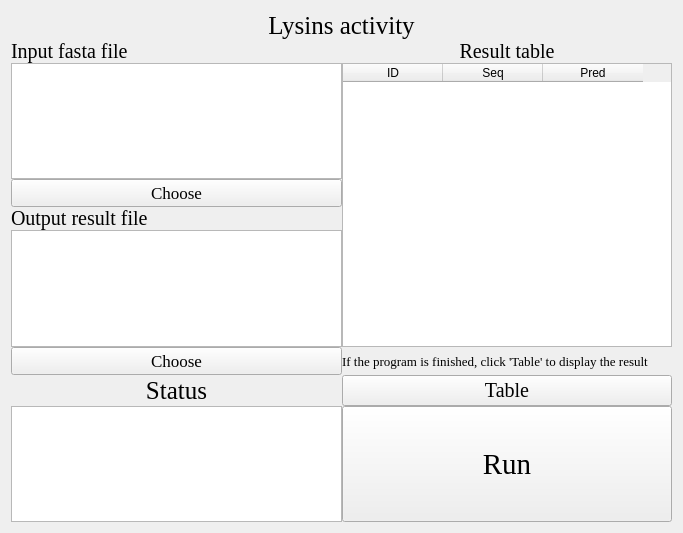
<?xml version="1.0" encoding="UTF-8"?>
<ui version="4.0">
 <class>Form</class>
 <widget class="QWidget" name="Form">
  <property name="geometry">
   <rect>
    <x>0</x>
    <y>0</y>
    <width>683</width>
    <height>533</height>
   </rect>
  </property>
  <property name="windowTitle">
   <string>Form</string>
  </property>
  <property name="styleSheet">
   <string notr="true">background-image: url(D:/tools/Pycharm/pyqt/logo/green_back.png);</string>
  </property>
  <layout class="QGridLayout" name="gridLayout_6">
   <item row="0" column="0">
    <layout class="QGridLayout" name="gridLayout">
     <property name="spacing">
      <number>0</number>
     </property>
     <item row="2" column="0">
      <widget class="QTextBrowser" name="textBrowser_2">
       <property name="styleSheet">
        <string notr="true">background-image: url(D:/Documents/Desktop/white.png)</string>
       </property>
      </widget>
     </item>
     <item row="1" column="0">
      <widget class="QLabel" name="label_2">
       <property name="font">
        <font>
         <family>Times New Roman</family>
         <pointsize>15</pointsize>
        </font>
       </property>
       <property name="text">
        <string>Input fasta file</string>
       </property>
       <property name="alignment">
        <set>Qt::AlignLeading|Qt::AlignLeft|Qt::AlignVCenter</set>
       </property>
      </widget>
     </item>
     <item row="0" column="0" colspan="2">
      <widget class="QLabel" name="label">
       <property name="font">
        <font>
         <family>Times New Roman</family>
         <pointsize>19</pointsize>
        </font>
       </property>
       <property name="text">
        <string>Lysins activity</string>
       </property>
       <property name="alignment">
        <set>Qt::AlignCenter</set>
       </property>
      </widget>
     </item>
     <item row="4" column="0">
      <widget class="QLabel" name="label_3">
       <property name="font">
        <font>
         <family>Times New Roman</family>
         <pointsize>15</pointsize>
        </font>
       </property>
       <property name="text">
        <string>Output result file</string>
       </property>
       <property name="alignment">
        <set>Qt::AlignLeading|Qt::AlignLeft|Qt::AlignVCenter</set>
       </property>
      </widget>
     </item>
     <item row="5" column="0">
      <widget class="QTextBrowser" name="textBrowser_3">
       <property name="styleSheet">
        <string notr="true">background-image: url(D:/Documents/Desktop/white.png)</string>
       </property>
      </widget>
     </item>
     <item row="3" column="0">
      <widget class="QPushButton" name="pushButton_2">
       <property name="font">
        <font>
         <family>Times New Roman</family>
         <pointsize>13</pointsize>
        </font>
       </property>
       <property name="text">
        <string>Choose</string>
       </property>
      </widget>
     </item>
     <item row="6" column="0">
      <widget class="QPushButton" name="pushButton_3">
       <property name="font">
        <font>
         <family>Times New Roman</family>
         <pointsize>13</pointsize>
        </font>
       </property>
       <property name="text">
        <string>Choose</string>
       </property>
      </widget>
     </item>
     <item row="1" column="1">
      <widget class="QLabel" name="label_7">
       <property name="font">
        <font>
         <family>Times New Roman</family>
         <pointsize>15</pointsize>
        </font>
       </property>
       <property name="text">
        <string>Result table</string>
       </property>
       <property name="alignment">
        <set>Qt::AlignCenter</set>
       </property>
      </widget>
     </item>
     <item row="7" column="0">
      <widget class="QLabel" name="label_4">
       <property name="font">
        <font>
         <family>Times New Roman</family>
         <pointsize>19</pointsize>
        </font>
       </property>
       <property name="text">
        <string>Status</string>
       </property>
       <property name="alignment">
        <set>Qt::AlignCenter</set>
       </property>
      </widget>
     </item>
     <item row="8" column="0">
      <widget class="QTextBrowser" name="textBrowser">
       <property name="styleSheet">
        <string notr="true">background-image: url(D:/Documents/Desktop/white.png)</string>
       </property>
      </widget>
     </item>
     <item row="2" column="1" rowspan="4">
      <widget class="QTableWidget" name="tableWidget">
       <property name="styleSheet">
        <string notr="true">background-image: url(D:/Documents/Desktop/white.png)</string>
       </property>
       <column>
        <property name="text">
         <string>ID</string>
        </property>
       </column>
       <column>
        <property name="text">
         <string>Seq</string>
        </property>
       </column>
       <column>
        <property name="text">
         <string>Pred</string>
        </property>
       </column>
      </widget>
     </item>
     <item row="6" column="1">
      <widget class="QLabel" name="label_6">
       <property name="font">
        <font>
         <family>Times New Roman</family>
         <pointsize>10</pointsize>
        </font>
       </property>
       <property name="text">
        <string>If the program is finished, click 'Table' to display the result</string>
       </property>
       <property name="alignment">
        <set>Qt::AlignLeading|Qt::AlignLeft|Qt::AlignVCenter</set>
       </property>
      </widget>
     </item>
     <item row="7" column="1">
      <widget class="QPushButton" name="pushButton_4">
       <property name="sizePolicy">
        <sizepolicy hsizetype="Minimum" vsizetype="Expanding">
         <horstretch>0</horstretch>
         <verstretch>0</verstretch>
        </sizepolicy>
       </property>
       <property name="font">
        <font>
         <family>Times New Roman</family>
         <pointsize>15</pointsize>
        </font>
       </property>
       <property name="text">
        <string>Table</string>
       </property>
      </widget>
     </item>
     <item row="8" column="1">
      <widget class="QPushButton" name="pushButton">
       <property name="sizePolicy">
        <sizepolicy hsizetype="Expanding" vsizetype="Expanding">
         <horstretch>0</horstretch>
         <verstretch>0</verstretch>
        </sizepolicy>
       </property>
       <property name="font">
        <font>
         <family>Times New Roman</family>
         <pointsize>22</pointsize>
        </font>
       </property>
       <property name="styleSheet">
        <string notr="true">background-image: url(D:/Documents/Desktop/white.png)</string>
       </property>
       <property name="text">
        <string>Run</string>
       </property>
      </widget>
     </item>
    </layout>
   </item>
  </layout>
 </widget>
 <resources/>
 <connections/>
</ui>
